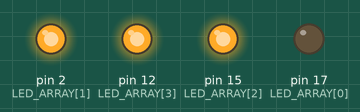
This sketch was run on a simulated Arduino Uno, built with avr-gcc and run on an emulated ATmega328P. Parts: output pins drawn as LEDs (lit = HIGH).

Above: at 0.5 s.
At 1.5 s:
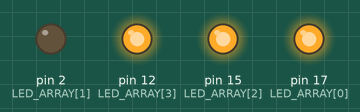
At 2.5 s:
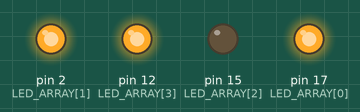
At 3.5 s:
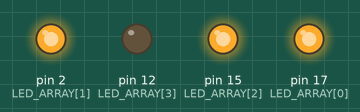
Timing chart, 0 to 5.2 s (numbered marks = the images above):
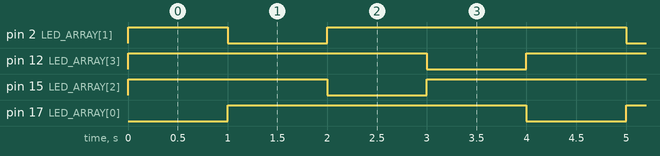

The sketch:

rgb_switching_blink.ino
```cpp
// #define BLUE_LED 17
// #define RED_LED 2
// #define YELLOW_LED 15
// #define GREEN_LED 12

const int LED_ARRAY[] = {17, 2, 15, 12};
const int LED_ARRAY_LENGTH = 4;

unsigned int active_led_index = 0;

void setup() {
    for (unsigned int i = 0; i < LED_ARRAY_LENGTH; i++) {
        pinMode(LED_ARRAY[i], OUTPUT);
        digitalWrite(LED_ARRAY[i], HIGH);
    }
}

void loop() {
    unsigned int prev_active_index = (active_led_index - 1) % LED_ARRAY_LENGTH;
    digitalWrite(LED_ARRAY[prev_active_index], HIGH);
    digitalWrite(LED_ARRAY[active_led_index], LOW);

    active_led_index++;
    active_led_index = active_led_index % LED_ARRAY_LENGTH;

    delay(1000);
}
```

Measured:
- by itself, pin 2 (LED_ARRAY[1]), pin 12 (LED_ARRAY[3]), pin 15 (LED_ARRAY[2]), pin 17 (LED_ARRAY[0]): alternates HIGH for 3.0 s and LOW for 1.0 s
- by itself, everything shown: repeats every 4.0 s, in 4 steps
